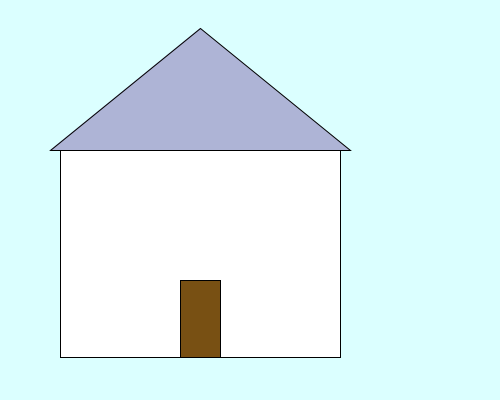
Frame 1 (no input)
Frame 60 (the mouse pressed at the canvas centre just before this capture): identical to frame 1, image omitted
Frame 120 (the mouse held since frame 60 and released just before this capture): identical to frame 1, image omitted

The Processing sketch that drew this single still picture (run headless with seeded random() and noise(); from frame 60 on, the mouse is pressed at the canvas centre):

// Processing sketch: House_Template
// ── House_Template.pde
/*
 Name:        Program Name
 Purpose:     Program Description
 
 Author:      Your Name
 Created:     XX-Dec-2020
 Updated:     XX-Dec-2020
 
 Don't forget to use the reference when programming
 https://processing.org/reference/
 ---------------------------------------------
 I think this project deserves a XXXXXX because ...
 
 Features Added:
 ...
 ...
 ...
 
--------------------------------------------- 
 The Three Loop Questions:
1. What do I want to repeat?
  ->
2. What do I want to change each time?
  ->
3. How long should we repeat?
  ->

//*/
 
void setup() {
 size(500, 400);
 
}
 
void draw() {
 background(219, 255, 255);
 
 fill(174, 180, 214);
 triangle(200, 28, 350, 150, 50, 150);
 
 fill(255, 255, 255);
 rect(60, 150, 280, 207);
 
 fill(120, 80, 19);
 rect(180, 280, 40, 77);
  
}
